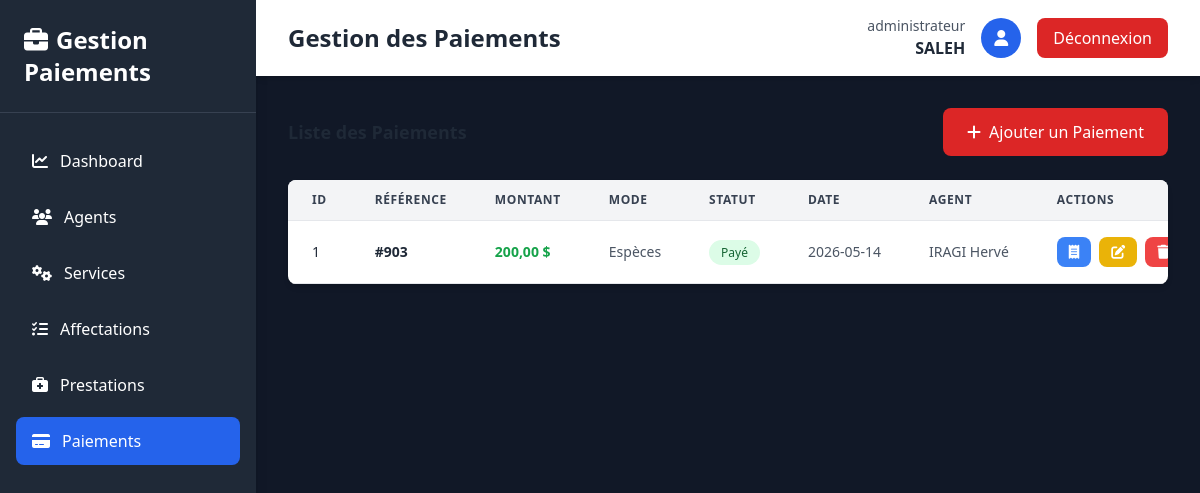
The page /pages/paiements/index.php (signed in) on the database as committed earlier.
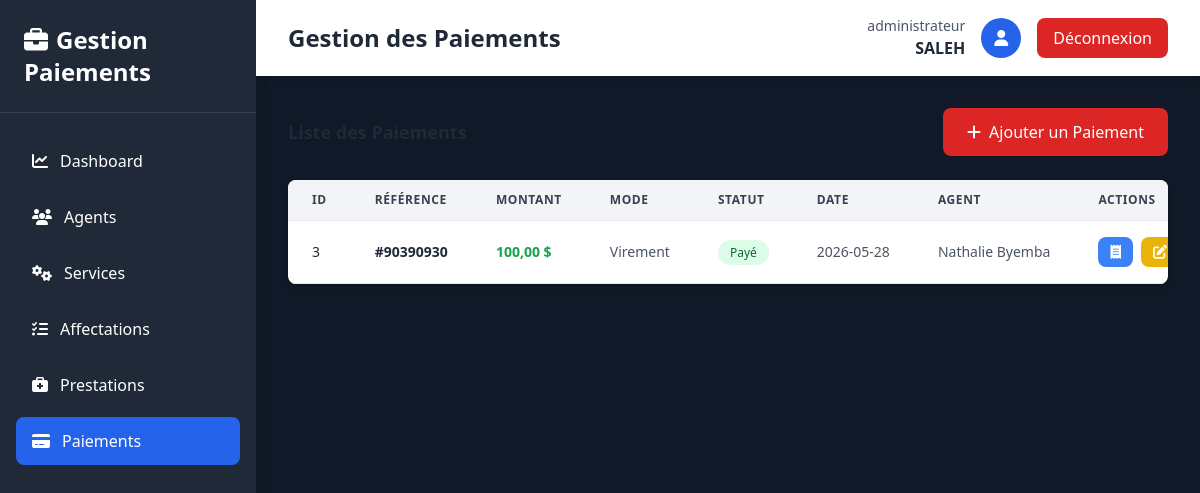
The same page on the database as committed later.
### tables this page shows
CREATE TABLE `paiement` (
  `id` int(11) NOT NULL,
  `reference` int(11) DEFAULT NULL,
  `montant` float DEFAULT NULL,
  `date_paiement` date DEFAULT NULL,
  `mode_paiement` varchar(50) DEFAULT NULL,
  `statut` varchar(50) DEFAULT NULL,
  `numeroPrest` int(11) NOT NULL,
  `id_agent` int(11) DEFAULT NULL
);

CREATE TABLE `agent` (
  `id_agent` int(11) NOT NULL,
  `nom_complet` varchar(100) NOT NULL,
  `adresse` varchar(150) DEFAULT NULL,
  `date_naissance` date DEFAULT NULL,
  `telephone` varchar(20) DEFAULT NULL,
  `profil` varchar(50) DEFAULT NULL,
  `lieu_naissance` varchar(100) DEFAULT NULL,
  `fonction` varchar(100) DEFAULT NULL
);

### Classes/Paiement.php (called while the page is built, shortened)
<?php
require_once __DIR__ . '/../Config/Database.php';
class Paiement {
    private $id;
    private $reference;
    private $montant;
    private $date_paiement;
    private $mode_paiement;
    private $statut;
    public function __construct(
        $reference = null,
        $montant = null,
        $date_paiement = null,
        $mode_paiement = null,
        $statut = null,
        $numeroPrest = null,
        $id_agent = null,
        $id = null
    ) {
        $this->id = $id;
        $this->reference = $reference;
        $this->montant = $montant;
        $this->date_paiement = $date_paiement;
        $this->mode_paiement = $mode_paiement;
        $this->statut = $statut;
    }
    public function getId() {
        return $this->id;
    }
    public function getReference() {
        return $this->reference;
    }
    public function getMontant() {
        return $this->montant;
    }
    public function getDatePaiement() {
        return $this->date_paiement;
    }
    public function getModePaiement() {
        return $this->mode_paiement;
    }
    public function getStatut() {
        return $this->statut;
    }
    public static function getAll() {
        $db = Database::getInstance();
        $sql = "SELECT * FROM Paiement";
        $paiements = [];
        try {
            $stmt = $db->prepare($sql);
            $stmt->execute();
            while ($row = $stmt->fetch(PDO::FETCH_ASSOC)) {
                $paiement = new self(
                    $row['reference'],
                    $row['montant'],
                    $row['date_paiement'],
                    $row['mode_paiement'],
                    $row['statut'],
                    $row['numeroPrest'],
                    isset($row['id_agent']) ? $row['id_agent'] : null,
                    $row['id']
                );
                $paiements[] = $paiement;
            }
            return $paiements;
        } catch (PDOException $e) {
            echo "Erreur lors de la récupération : " . $e->getMessage();
            return [];
        }
    }
}
?>

### Config/Database.php (called while the page is built, shortened)
<?php
class Database {
    private static $host = 'localhost';
    private static $db_name = 'gestion_paiement_agents';
    private static $user = 'root';
    private static $password = '';
    private static $conn;
    public static function connect() {
        self::$conn = null;
        try {
            $dsn = 'mysql:host=' . self::$host . ';dbname=' . self::$db_name . ';charset=utf8';
            self::$conn = new PDO($dsn, self::$user, self::$password);
            self::$conn->setAttribute(PDO::ATTR_ERRMODE, PDO::ERRMODE_EXCEPTION);
        } catch (PDOException $e) {
            die('Erreur de connexion : ' . $e->getMessage());
        }
        return self::$conn;
    }
    public static function getInstance() {
        return self::$conn;
    }
}
?>

### Classes/Agent.php (called while the page is built, shortened)
<?php
require_once __DIR__ . '/../Config/Database.php';
class Agent {
    private $nom_complet;
    public function __construct(
        $nom_complet = null,
        $adresse = null,
        $date_naissance = null,
        $telephone = null,
        $profil = null,
        $lieu_naissance = null,
        $fonction = null,
        $id_agent = null
    ) {
        $this->nom_complet = $nom_complet;
    }
    public function getNomComplet() {
        return $this->nom_complet;
    }
    public static function getById($id) {
        $db = Database::getInstance();
        $sql = "SELECT * FROM Agent WHERE id_agent = :id_agent";
        try {
            $stmt = $db->prepare($sql);
            $stmt->bindParam(':id_agent', $id);
            $stmt->execute();
            if ($stmt->rowCount() > 0) {
                $row = $stmt->fetch(PDO::FETCH_ASSOC);
                return new self(
                    $row['nom_complet'],
                    $row['adresse'],
                    $row['date_naissance'],
                    $row['telephone'],
                    $row['profil'],
                    $row['lieu_naissance'],
                    $row['fonction'],
                    $row['id_agent']
                );
            }
            return null;
        } catch (PDOException $e) {
            echo "Erreur lors de la récupération : " . $e->getMessage();
            return null;
        }
    }
}
?>

### Classes/Affectation.php (called while the page is built, shortened)
<?php
require_once __DIR__ . '/../Config/Database.php';
class Affectation {
    public static function getById($id) {
        $db = Database::getInstance();
        $sql = "SELECT * FROM Affectation WHERE id = :id";
        try {
            $stmt = $db->prepare($sql);
            $stmt->bindParam(':id', $id);
            $stmt->execute();
            if ($stmt->rowCount() > 0) {
                $row = $stmt->fetch(PDO::FETCH_ASSOC);
                return new self(
                    $row['lieu_affectation'],
                    $row['date_affectation'],
                    $row['id_agent'],
                    $row['id_service'],
                    $row['id']
                );
            }
            return null;
        } catch (PDOException $e) {
            echo "Erreur lors de la récupération : " . $e->getMessage();
            return null;
        }
    }
}
?>

### Classes/Prestation.php (called while the page is built, shortened)
<?php
require_once __DIR__ . '/../Config/Database.php';
class Prestation {
    public static function getById($numeroPrest) {
        $db = Database::getInstance();
        $sql = "SELECT * FROM Prestation WHERE numeroPrest = :numeroPrest";
        try {
            $stmt = $db->prepare($sql);
            $stmt->bindParam(':numeroPrest', $numeroPrest);
            $stmt->execute();
            if ($stmt->rowCount() > 0) {
                $row = $stmt->fetch(PDO::FETCH_ASSOC);
                return new self(
                    $row['libelle'],
                    $row['montant'],
                    $row['date_prestation'],
                    $row['id_affectation'],
                    $row['numeroPrest']
                );
            }
            return null;
        } catch (PDOException $e) {
            echo "Erreur lors de la récupération : " . $e->getMessage();
            return null;
        }
    }
}
?>

### pages/paiements/index.php (the view, shortened to what the rows shown need)
<?php
require_once __DIR__ . '/../../Config/Database.php';
require_once __DIR__ . '/../../Classes/Paiement.php';
require_once __DIR__ . '/../../Classes/Prestation.php';
require_once __DIR__ . '/../../Classes/Affectation.php';
require_once __DIR__ . '/../../Classes/Agent.php';
$paiements = Paiement::getAll();
?>
<!DOCTYPE html>
<html lang="fr">
<head>
    <script src="https://cdn.tailwindcss.com"></script>
    <link rel="stylesheet" href="https://cdnjs.cloudflare.com/ajax/libs/font-awesome/6.4.0/css/all.min.css">
</head>
<body class="bg-gray-50">
    <div class="flex h-screen bg-gray-900">
        <div class="w-64 bg-gray-800 text-white shadow-lg">
            <div class="p-6 border-b border-gray-700">
                <h1 class="text-2xl font-bold">
                    <i class="fas fa-briefcase mr-2"></i>Gestion Paiements
                </h1>
            </div>
        </div>
        <div class="flex-1 flex flex-col overflow-hidden">
            <div class="bg-white shadow-md">
                <div class="max-w-7xl mx-auto px-4 sm:px-6 lg:px-8 py-4 flex justify-between items-center w-full">
                    <h2 class="text-2xl font-bold text-gray-800">Gestion des Paiements</h2>
                </div>
            </div>
            <div class="flex-1 overflow-auto p-8">
                <div class="bg-white rounded-lg shadow-md overflow-hidden">
                    <div class="overflow-x-auto">
                        <table class="w-full">
                            <thead class="bg-gray-100 border-b border-gray-200">
                                <tr>
                                    <th class="px-6 py-3 text-left text-xs font-semibold text-gray-700 uppercase tracking-wider">ID</th>
                                    <th class="px-6 py-3 text-left text-xs font-semibold text-gray-700 uppercase tracking-wider">Référence</th>
                                    <th class="px-6 py-3 text-left text-xs font-semibold text-gray-700 uppercase tracking-wider">Montant</th>
                                    <th class="px-6 py-3 text-left text-xs font-semibold text-gray-700 uppercase tracking-wider">Mode</th>
                                    <th class="px-6 py-3 text-left text-xs font-semibold text-gray-700 uppercase tracking-wider">Statut</th>
                                    <th class="px-6 py-3 text-left text-xs font-semibold text-gray-700 uppercase tracking-wider">Date</th>
                                    <th class="px-6 py-3 text-left text-xs font-semibold text-gray-700 uppercase tracking-wider">Agent</th>
                                    <th class="px-6 py-3 text-left text-xs font-semibold text-gray-700 uppercase tracking-wider">Actions</th>
                                </tr>
                            </thead>
                            <tbody>
                                <?php if (empty($paiements)): ?>
                                <tr>
                                    <td colspan="7" class="px-6 py-8 text-center text-gray-500">
                                        <i class="fas fa-inbox text-4xl mb-2"></i>
                                        <p class="mt-2">Aucun paiement trouvé</p>
                                    </td>
                                </tr>
                                <?php else: ?>
                                    <?php foreach ($paiements as $paiement):
                                        $statut_class = $paiement->getStatut() === 'Payé' ? 'bg-green-100 text-green-800' : 'bg-yellow-100 text-yellow-800';
                                    ?>
                                    <tr class="border-b border-gray-200 hover:bg-gray-50 transition">
                                        <td class="px-6 py-4 whitespace-nowrap text-sm font-medium text-gray-800"><?php echo $paiement->getId(); ?></td>
                                        <td class="px-6 py-4 whitespace-nowrap text-sm font-semibold text-gray-800">#<?php echo $paiement->getReference(); ?></td>
                                        <td class="px-6 py-4 whitespace-nowrap text-sm font-semibold text-green-600"><?php echo number_format($paiement->getMontant(), 2, ',', ' '); ?> $</td>
                                        <td class="px-6 py-4 whitespace-nowrap text-sm text-gray-600"><?php echo $paiement->getModePaiement(); ?></td>
                                        <td class="px-6 py-4 whitespace-nowrap text-sm">
                                            <span class="px-3 py-1 rounded-full text-xs font-medium <?php echo $statut_class; ?>">
                                                <?php echo $paiement->getStatut(); ?>
                                            </span>
                                        </td>
                                        <td class="px-6 py-4 whitespace-nowrap text-sm text-gray-600"><?php echo $paiement->getDatePaiement(); ?></td>
                                        <td class="px-6 py-4 whitespace-nowrap text-sm text-gray-600">
                                            <?php
                                            $agentName = 'N/A';
                                            $aid = $paiement->getIdAgent();
                                            if ($aid) {
                                                $ag = Agent::getById($aid);
                                                if ($ag) $agentName = $ag->getNomComplet();
                                            } else {
                                                $prest = Prestation::getById($paiement->getNumeroPrest());
                                                if ($prest) {
                                                    $aff = Affectation::getById($prest->getIdAffectation());
                                                    if ($aff) {
                                                        $ag2 = Agent::getById($aff->getIdAgent());
                                                        if ($ag2) $agentName = $ag2->getNomComplet();
                                                    }
                                                }
                                            }
                                            echo htmlspecialchars($agentName);
                                            ?>
                                        </td>
                                        <td class="px-6 py-4 whitespace-nowrap text-sm gap-2 flex">
                                            <a href="receipt.php?id=<?php echo $paiement->getId(); ?>" class="inline-flex items-center px-3 py-2 bg-blue-500 hover:bg-blue-600 text-white rounded-lg transition">
                                                <i class="fas fa-receipt"></i>
                                            </a>
                                            <a href="edit.php?id=<?php echo $paiement->getId(); ?>" class="inline-flex items-center px-3 py-2 bg-yellow-500 hover:bg-yellow-600 text-white rounded-lg transition">
                                                <i class="fas fa-edit"></i>
                                            </a>
                                            <a href="delete.php?id=<?php echo $paiement->getId(); ?>" class="inline-flex items-center px-3 py-2 bg-red-500 hover:bg-red-600 text-white rounded-lg transition" onclick="return confirm('Êtes-vous sûr?')">
                                                <i class="fas fa-trash"></i>
                                            </a>
                                        </td>
                                    </tr>
                                    <?php endforeach; ?>
                                <?php endif; ?>
                            </tbody>
                        </table>
                    </div>
                </div>
            </div>
        </div>
    </div>
</body>
</html>

Rows that differ between the two databases and show on the page:
removed paiement: id "1", reference "903", montant "200,00", mode_paiement "Espèces", statut "Payé", date_paiement "2026-05-14", agent.nom_complet "IRAGI Hervé"
added paiement: id "3", reference "90390930", montant "100,00", mode_paiement "Virement", statut "Payé", date_paiement "2026-05-28", id_agent.nom_complet "Nathalie Byemba"
